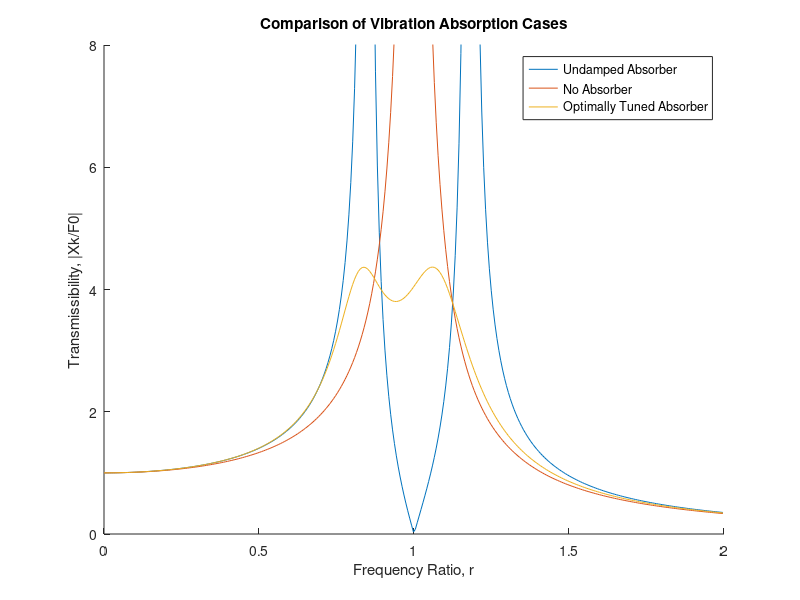

Here is the MATLAB script that generated this plot:
close all; clear all; clc;
%%%%%%%%%%%%%%%% System Parameters %%%%%%%%%%%%%%%%%%%%%%%%%%%%%%%%%%%%%%%
m = 9; %[kg]
ma = 1; %[kg]
k = 24; %[N/m]

%%%%%%%%%%%%%%%% Design of an Undamped Vibration Absorber %%%%%%%%%%%%%%%%
wp = sqrt(k/m);
wa = wp;

ka = wa^2*ma;

beta = wa/wp;
mu = ma/m;
w = 0:0.01:2*wp;
r = w./wa;

magUndamped = abs((1-w.^2./wp^2)./...
    ((1+mu*(beta)^2-(w./wp).^2).*(1-(w./wp).^2)-mu*(beta)^2));

%%%%%%%%%%%%%%%% Optimally Tuned Absorber %%%%%%%%%%%%%%%%%%%%%%%%%%%%%%%%
beta = 1/(1+mu);
zeta = sqrt((3*mu)/(8*(1+mu)^3));

magTuned = abs(sqrt(((2.*zeta.*r).^2+(r.^2-beta^2).^2)./...
    ((2.*r.*zeta).^2.*(r.^2-1+mu.*r.^2).^2+(mu.*r.^2.*beta^2-(r.^2-1).*(r.^2-beta^2)).^2)));

%%%%%%%%%%%%%%%% No Absorber %%%%%%%%%%%%%%%%%%%%%%%%%%%%%%%%%%%%%%%%%%%%%
ma = 0;
mu = ma/m;
magNoAbs = abs((1-w.^2./wp^2)./...
    ((1+mu*(beta)^2-(w./wp).^2).*(1-(w./wp).^2)-mu*(beta)^2));

%%%%%%%%%%%%%%%% Plot %%%%%%%%%%%%%%%%%%%%%%%%%%%%%%%%%%%%%%%%%%%%%%%%%%%%
figure(1)
ylim([0 8]);
hold on
plot(r,magUndamped);
plot(r,magNoAbs);
plot(r,magTuned);
title('Comparison of Vibration Absorption Cases');
ylabel('Transmissibility, |Xk/F0|')
xlabel('Frequency Ratio, r');
legend('Undamped Absorber','No Absorber','Optimally Tuned Absorber');
